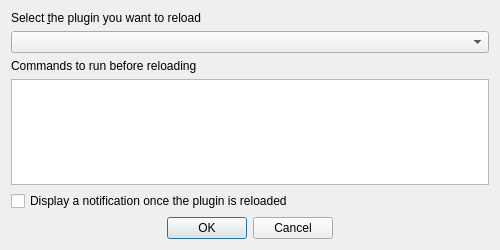
<?xml version="1.0" encoding="UTF-8"?>
<ui version="4.0">
 <author>Borys Jurgiel</author>
 <class>ConfigureReloaderDialogBase</class>
 <widget class="QDialog" name="ConfigureReloaderDialogBase">
  <property name="geometry">
   <rect>
    <x>0</x>
    <y>0</y>
    <width>500</width>
    <height>250</height>
   </rect>
  </property>
  <property name="sizePolicy">
   <sizepolicy hsizetype="Preferred" vsizetype="Preferred">
    <horstretch>0</horstretch>
    <verstretch>0</verstretch>
   </sizepolicy>
  </property>
  <property name="maximumSize">
   <size>
    <width>500</width>
    <height>300</height>
   </size>
  </property>
  <property name="contextMenuPolicy">
   <enum>Qt::DefaultContextMenu</enum>
  </property>
  <property name="windowTitle">
   <string>Configure Plugin reloader</string>
  </property>
  <property name="whatsThis">
   <string/>
  </property>
  <layout class="QVBoxLayout" name="verticalLayout">
   <item>
    <widget class="QLabel" name="label">
     <property name="text">
      <string>Select &amp;the plugin you want to reload</string>
     </property>
     <property name="buddy">
      <cstring>comboPlugin</cstring>
     </property>
    </widget>
   </item>
   <item>
    <widget class="QComboBox" name="comboPlugin">
     <property name="sizePolicy">
      <sizepolicy hsizetype="Expanding" vsizetype="Fixed">
       <horstretch>0</horstretch>
       <verstretch>0</verstretch>
      </sizepolicy>
     </property>
     <property name="minimumSize">
      <size>
       <width>220</width>
       <height>0</height>
      </size>
     </property>
     <property name="focusPolicy">
      <enum>Qt::WheelFocus</enum>
     </property>
    </widget>
   </item>
   <item>
    <widget class="QLabel" name="label_2">
     <property name="text">
      <string>Commands to run before reloading</string>
     </property>
    </widget>
   </item>
   <item>
    <widget class="QPlainTextEdit" name="pteExtraCommands">
     <property name="toolTip">
      <string>&lt;html&gt;&lt;head/&gt;&lt;body&gt;&lt;p&gt;QGIS will try to execute any commands typed here in a shell before reloading the plugin.&lt;/p&gt;
&lt;p&gt;This can be useful, for example, if you need to copy the new source code into the QGIS plugins directory.&lt;/p&gt;&lt;/body&gt;&lt;/html&gt;</string>
     </property>
    </widget>
   </item>
   <item>
    <widget class="QCheckBox" name="cbNotifications">
     <property name="sizePolicy">
      <sizepolicy hsizetype="Expanding" vsizetype="Fixed">
       <horstretch>0</horstretch>
       <verstretch>0</verstretch>
      </sizepolicy>
     </property>
     <property name="toolTip">
      <string>&lt;html&gt;&lt;head/&gt;&lt;body&gt;&lt;p&gt;Push a notification about the successful reload to the QGIS message bar.&lt;/p&gt;&lt;p&gt;&lt;span style=&quot; font-weight:600;&quot;&gt;Chceck this&lt;/span&gt;, it you like to be sure you reloaded the rigth plugin.&lt;/p&gt;&lt;p&gt;&lt;span style=&quot; font-weight:600;&quot;&gt;Uncheck this&lt;/span&gt;, if you hate trivial notifications covering error messages fom the plugin.&lt;/p&gt;&lt;/body&gt;&lt;/html&gt;</string>
     </property>
     <property name="text">
      <string>Display a notification once the plugin is reloaded</string>
     </property>
    </widget>
   </item>
   <item>
    <widget class="QDialogButtonBox" name="buttonBox">
     <property name="focusPolicy">
      <enum>Qt::NoFocus</enum>
     </property>
     <property name="standardButtons">
      <set>QDialogButtonBox::Cancel|QDialogButtonBox::Ok</set>
     </property>
     <property name="centerButtons">
      <bool>true</bool>
     </property>
    </widget>
   </item>
  </layout>
 </widget>
 <resources/>
 <connections>
  <connection>
   <sender>buttonBox</sender>
   <signal>accepted()</signal>
   <receiver>ConfigureReloaderDialogBase</receiver>
   <slot>accept()</slot>
   <hints>
    <hint type="sourcelabel">
     <x>117</x>
     <y>192</y>
    </hint>
    <hint type="destinationlabel">
     <x>42</x>
     <y>91</y>
    </hint>
   </hints>
  </connection>
  <connection>
   <sender>buttonBox</sender>
   <signal>rejected()</signal>
   <receiver>ConfigureReloaderDialogBase</receiver>
   <slot>reject()</slot>
   <hints>
    <hint type="sourcelabel">
     <x>253</x>
     <y>192</y>
    </hint>
    <hint type="destinationlabel">
     <x>208</x>
     <y>20</y>
    </hint>
   </hints>
  </connection>
 </connections>
</ui>
